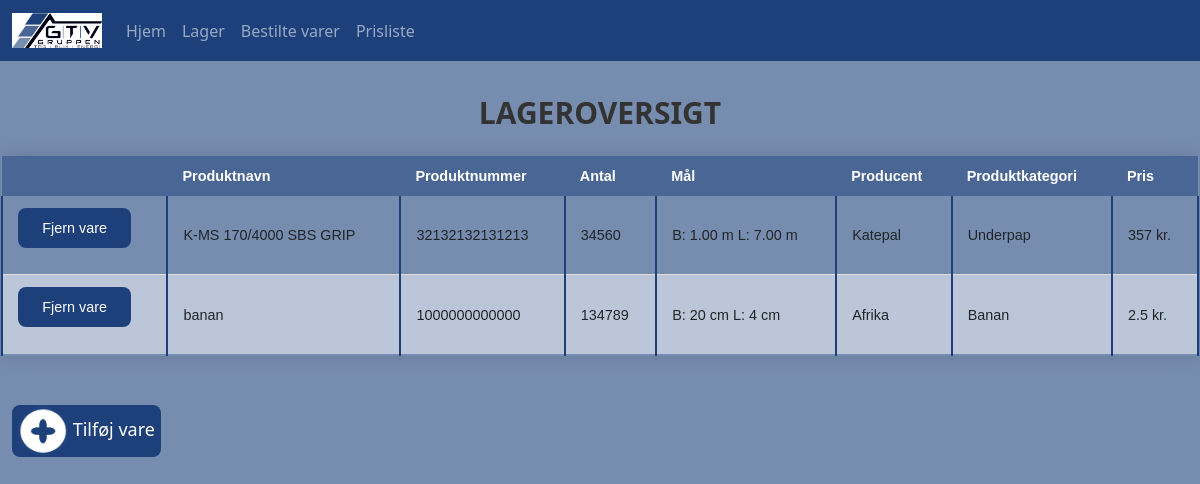
Before: /lager with the older database file.
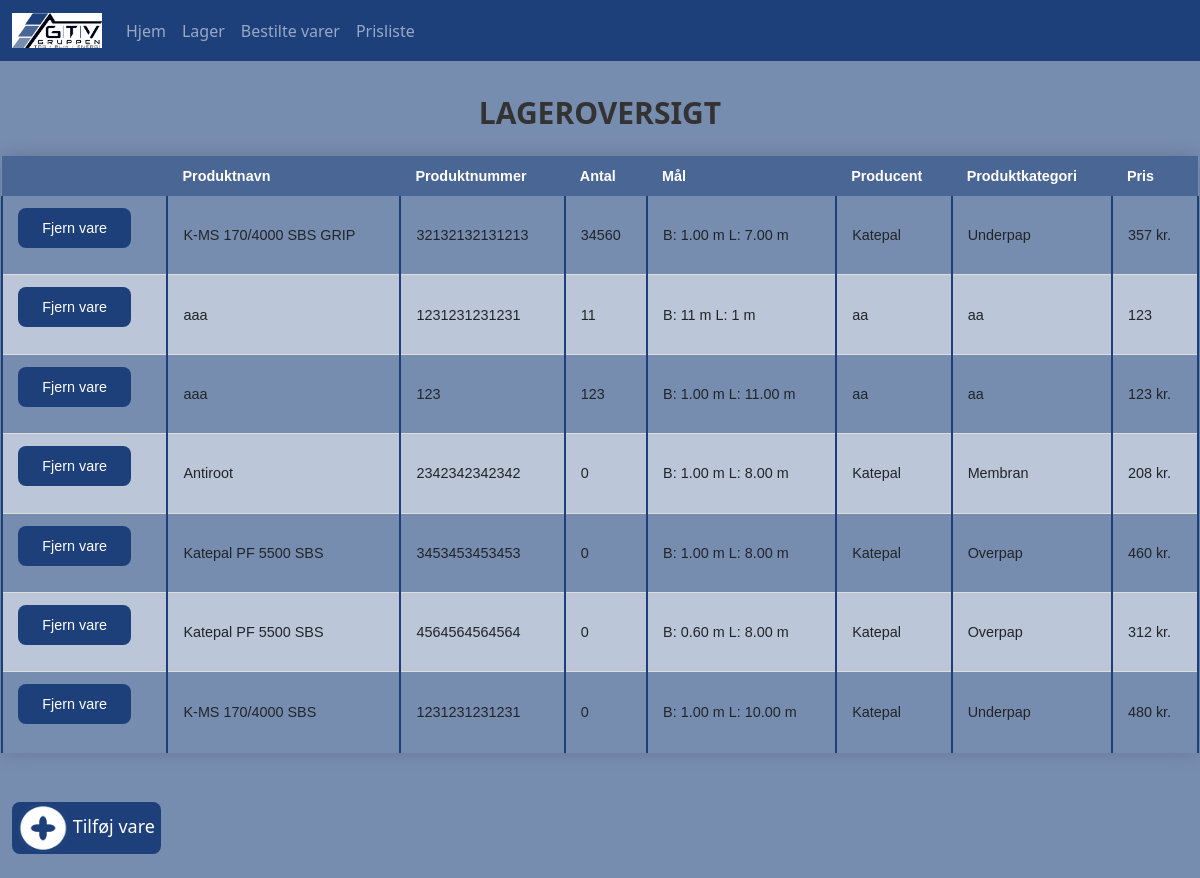
After: the same page with the newer database file.
### tables this page shows
CREATE TABLE Lageroversigt(
ID INTEGER PRIMARY KEY AUTOINCREMENT,
Produktnavn TEXT NOT NULL,
Produktnummer INT,
Antal INT NOT NULL,
Mål TEXT NOT NULL,
Producent TEXT,
Produktkategori TEXT,
Pris TEXT);

### app.py (the view)
@app.route('/lager', methods=['GET'])
def lager_get():
    data_rows = []
    conn = sqlite3.connect(database='GTV_Tagdækning_ApS.db')
    QUERY = "SELECT ID, Produktnavn, Produktnummer, Antal, Mål, Producent, Produktkategori, Pris FROM Lageroversigt ORDER BY id ASC"
    try:
        cur = conn.cursor()
        cur.execute(QUERY)
        data_rows = cur.fetchall()
    except sqlite3.OperationalError as oe:
        print(f"Transaction could not be processed: {oe}")
    except sqlite3.IntegrityError as ie:
        print(f"Integrity constraint violated: {ie}")
    except sqlite3.ProgrammingError as pe:
        print(f"You used the wrong SQL table: {pe}")
    except sqlite3.Error as e:
        print(f"Error calling SQL: {e}")
    finally:
        cur.close()
        conn.close()
    return flask.render_template('lager.html', data_rows = data_rows)

### templates/lager.html (shortened to what this page needs)
{% extends 'base.html' %}
{% block content%}
<div>
    <br>
    <h1>Lageroversigt</h1>
    <table class="styled-table">
        <thead>
            <tr>
                <th></th>
                <th>Produktnavn</th>
                <th>Produktnummer</th>
                <th>Antal</th>
                <th>Mål</th>
                <th>Producent</th>
                <th>Produktkategori</th>
                <th>Pris</th>
            </tr>
        </thead>
        {% for item in data_rows %}
        <tr>
            <td>
                <form action="" method="POST">
                    <button class="btn-submit" type="submit" name="fjern_vare" value="{{ item[0] }}">Fjern vare</button>
                </form>
            </td>
            {% for j in item[1::] %}
            <td>{{ j }}</td>
            {% endfor %}
        </tr>
        {% endfor%}
    </table><br>
    <button class="btn-open-popup" onclick="togglePopup()" style="margin-left: 1%;">
        <image src="static/Add_moerk_hvid.png" width="50" height="50"></image>
        Tilføj vare</button>
    <br>
    <br>
</div>
{% endblock %}

Changed rows visible on the page:
removed Lageroversigt: {{ item[0] }} 6 (drawn), Produktnavn "banan", Produktnummer "1000000000000", Antal "134789", Mål "B: 20 cm L: 4 cm", Producent "Afrika", Produktkategori "Banan", Pris "2.5 kr."
added Lageroversigt: {{ item[0] }} 7 (drawn), Produktnavn "aaa", Produktnummer "1231231231231", j "11", Mål "B: 11 m L: 1 m", Producent "aa", Produktkategori "aa", Pris "123"
added Lageroversigt: {{ item[0] }} 8 (drawn), Produktnavn "aaa", j "123" "123", Mål "B: 1.00 m L: 11.00 m", Producent "aa", Produktkategori "aa", Pris "123 kr."
added Lageroversigt: {{ item[0] }} 9 (drawn), Produktnavn "Antiroot", Produktnummer "2342342342342", j "0", Mål "B: 1.00 m L: 8.00 m", Producent "Katepal", Produktkategori "Membran", Pris "208 kr."
added Lageroversigt: {{ item[0] }} 10 (drawn), Produktnavn "Katepal PF 5500 SBS", Produktnummer "3453453453453", j "0", Mål "B: 1.00 m L: 8.00 m", Producent "Katepal", Produktkategori "Overpap", Pris "460 kr."
added Lageroversigt: {{ item[0] }} 11 (drawn), Produktnavn "Katepal PF 5500 SBS", Produktnummer "4564564564564", j "0", Mål "B: 0.60 m L: 8.00 m", Producent "Katepal", Produktkategori "Overpap", Pris "312 kr."
added Lageroversigt: {{ item[0] }} 12 (drawn), Produktnavn "K-MS 170/4000 SBS", Produktnummer "1231231231231", j "0", Mål "B: 1.00 m L: 10.00 m", Producent "Katepal", Produktkategori "Underpap", Pris "480 kr."
